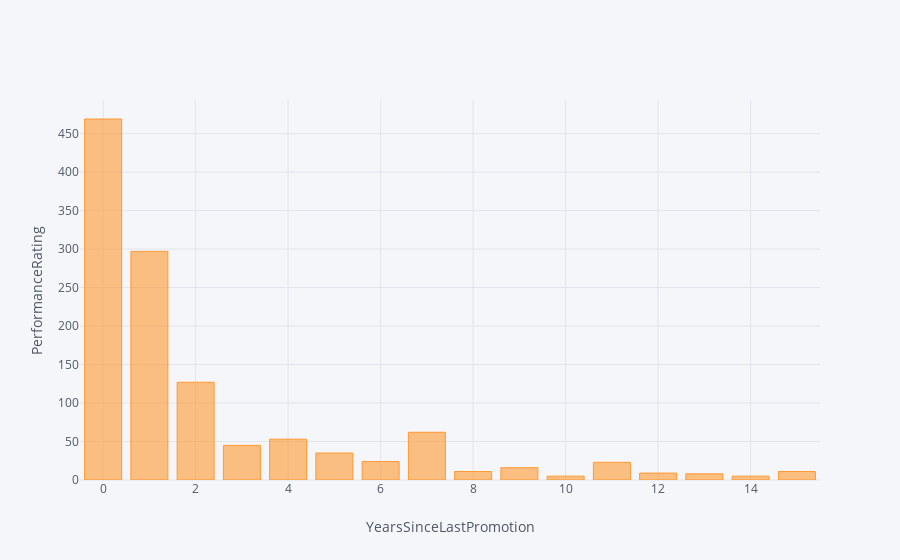
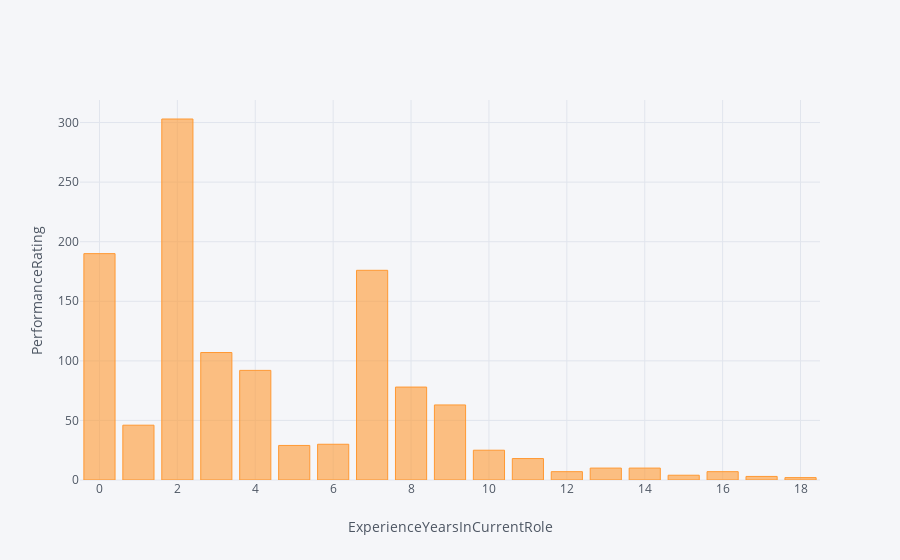
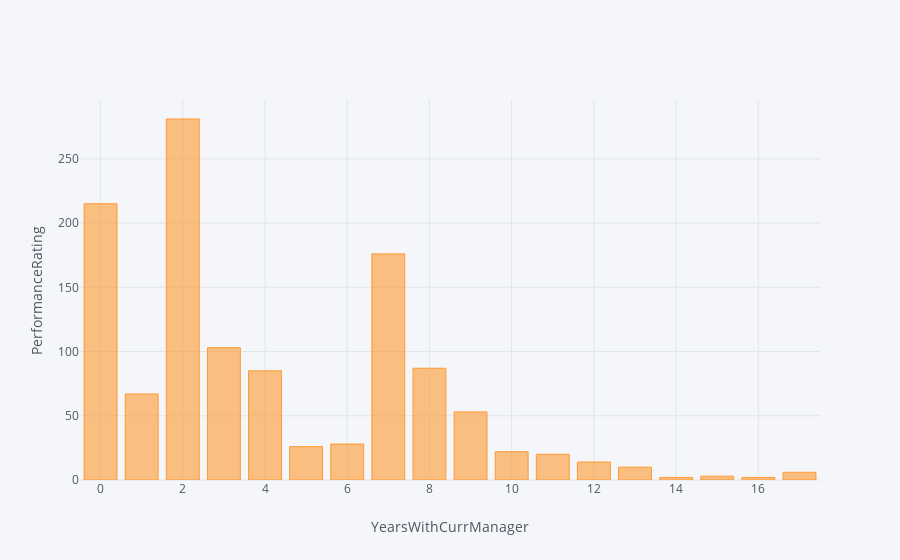

The notebook cell these images were saved under, in order:
### Markdown cell above
## Plotting Negatively correlated with PerformanceRating

### Code cell
d=1
plt.figure(figsize=(10,5))
for n in neg:
    abc['PerformanceRating'].groupby(abc[n]).count().iplot(kind='bar',xTitle=n,yTitle='PerformanceRating',)
    d+=1

### Figure 1 — Plotly figure (JSON) as saved in the notebook; plotly's stock layout.template omitted (floating-point values rounded to 4 significant figures)
{"data": [{"marker": {"color": "rgba(255, 153, 51, 0.6)", "line": {"color": "rgba(255, 153, 51, 1.0)", "width": 1}}, "name": "PerformanceRating", "orientation": "v", "text": "", "type": "bar", "uid": "a2ea3188-f39a-46b5-a0c8-8163c8883986", "x": [0, 1, 2, 3, 4, 5, 6, 7, 8, 9, 10, 11, 12, 13, 14, 15], "y": [469, 297, 127, 45, 53, 35, 24, 62, 11, 16, 5, 23, 9, 8, 5, 11]}], "layout": {"legend": {"bgcolor": "#F5F6F9", "font": {"color": "#4D5663"}}, "paper_bgcolor": "#F5F6F9", "plot_bgcolor": "#F5F6F9", "title": {"font": {"color": "#4D5663"}}, "xaxis": {"gridcolor": "#E1E5ED", "showgrid": true, "tickfont": {"color": "#4D5663"}, "title": {"font": {"color": "#4D5663"}, "text": "YearsSinceLastPromotion"}, "zerolinecolor": "#E1E5ED"}, "yaxis": {"gridcolor": "#E1E5ED", "showgrid": true, "tickfont": {"color": "#4D5663"}, "title": {"font": {"color": "#4D5663"}, "text": "PerformanceRating"}, "zerolinecolor": "#E1E5ED"}}}

### Figure 2 — Plotly figure (JSON) as saved in the notebook; plotly's stock layout.template omitted (floating-point values rounded to 4 significant figures)
{"data": [{"marker": {"color": "rgba(255, 153, 51, 0.6)", "line": {"color": "rgba(255, 153, 51, 1.0)", "width": 1}}, "name": "PerformanceRating", "orientation": "v", "text": "", "type": "bar", "uid": "af48451b-53af-478d-a58b-ae0c2c7a4c2d", "x": [0, 1, 2, 3, 4, 5, 6, 7, 8, 9, 10, 11, 12, 13, 14, 15, 16, 17, 18], "y": [190, 46, 303, 107, 92, 29, 30, 176, 78, 63, 25, 18, 7, 10, 10, 4, 7, 3, 2]}], "layout": {"legend": {"bgcolor": "#F5F6F9", "font": {"color": "#4D5663"}}, "paper_bgcolor": "#F5F6F9", "plot_bgcolor": "#F5F6F9", "title": {"font": {"color": "#4D5663"}}, "xaxis": {"gridcolor": "#E1E5ED", "showgrid": true, "tickfont": {"color": "#4D5663"}, "title": {"font": {"color": "#4D5663"}, "text": "ExperienceYearsInCurrentRole"}, "zerolinecolor": "#E1E5ED"}, "yaxis": {"gridcolor": "#E1E5ED", "showgrid": true, "tickfont": {"color": "#4D5663"}, "title": {"font": {"color": "#4D5663"}, "text": "PerformanceRating"}, "zerolinecolor": "#E1E5ED"}}}

### Figure 3 — Plotly figure (JSON) as saved in the notebook; plotly's stock layout.template omitted (floating-point values rounded to 4 significant figures)
{"data": [{"marker": {"color": "rgba(255, 153, 51, 0.6)", "line": {"color": "rgba(255, 153, 51, 1.0)", "width": 1}}, "name": "PerformanceRating", "orientation": "v", "text": "", "type": "bar", "uid": "ad603c34-53ee-4a74-84e5-efe6f4e87a2e", "x": [0, 1, 2, 3, 4, 5, 6, 7, 8, 9, 10, 11, 12, 13, 14, 15, 16, 17], "y": [215, 67, 281, 103, 85, 26, 28, 176, 87, 53, 22, 20, 14, 10, 2, 3, 2, 6]}], "layout": {"legend": {"bgcolor": "#F5F6F9", "font": {"color": "#4D5663"}}, "paper_bgcolor": "#F5F6F9", "plot_bgcolor": "#F5F6F9", "title": {"font": {"color": "#4D5663"}}, "xaxis": {"gridcolor": "#E1E5ED", "showgrid": true, "tickfont": {"color": "#4D5663"}, "title": {"font": {"color": "#4D5663"}, "text": "YearsWithCurrManager"}, "zerolinecolor": "#E1E5ED"}, "yaxis": {"gridcolor": "#E1E5ED", "showgrid": true, "tickfont": {"color": "#4D5663"}, "title": {"font": {"color": "#4D5663"}, "text": "PerformanceRating"}, "zerolinecolor": "#E1E5ED"}}}
